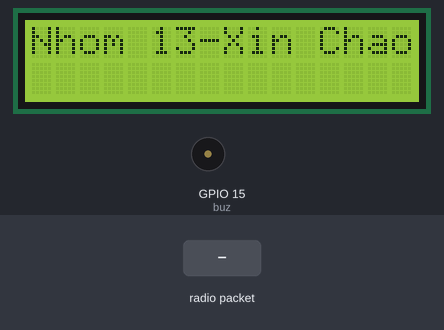
The sketch below on a simulated ESP32. Parts: 16×2 character LCD, buzzer (waves = sounding, pin HIGH). The test bench sets the inputs (shaded band). No radio packets arrive unless stated; what the sketch prints to the serial monitor is not drawn.

Above: at 1.1 s.
At 4.3 s:
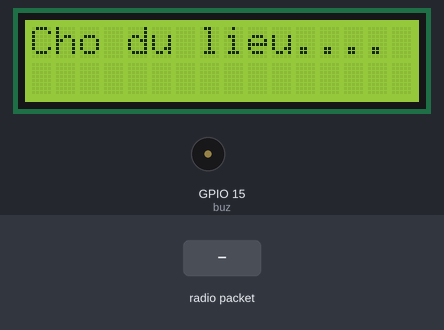
4.4 s: radio packet "ERROR" arrives
At 4.9 s:
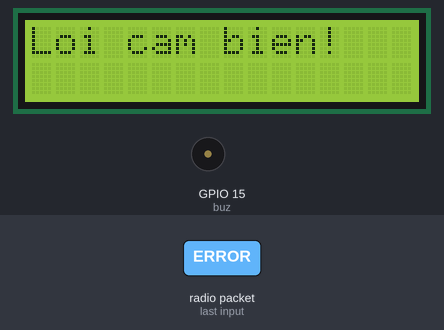
5.9 s: radio packet "5" arrives
At 6.7 s:
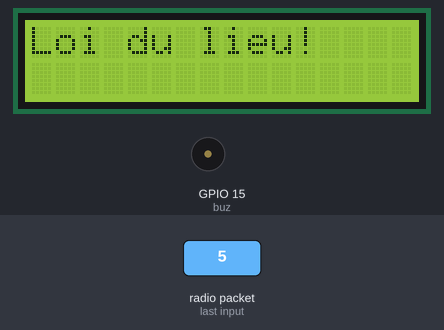
Timing chart, 0 to 8.9 s (numbered marks = the images above; inputs shaded):
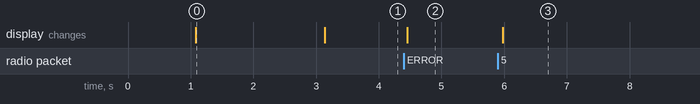

The sketch:

nhan_3.ino
```cpp
#include "Arduino.h"
#include "LoRa.h"
#include <LiquidCrystal_I2C.h>
#include "Wire.h"

// Pin definitions
#define NSS 5
#define RST 14
#define DIO0 26
#define MISO 19
#define SCK 18
#define MOSI 23

// LED and buzzer pins
#define buz 15

LiquidCrystal_I2C lcd(0x27, 16, 2);

// Connection monitoring
unsigned long lastReceived = 0;
const unsigned long connectionTimeout = 10000;  // 10 seconds timeout
bool isConnected = false;

void setup() {
  Serial.begin(9600);
  delay(1000);


  pinMode(buz, OUTPUT);


  digitalWrite(buz, LOW);

  // Initialize LCD
  Wire.begin(21, 22);
  lcd.init();
  lcd.backlight();
  lcd.clear();
  lcd.setCursor(0, 0);
  lcd.print("Nhom 13-Xin Chao!");
  delay(2000);

  lcd.clear();
  lcd.setCursor(0, 0);
  lcd.print("Khoi dong lora...");

  // Initialize LoRa
  LoRa.setPins(NSS, RST, DIO0);
  if (!LoRa.begin(433E6)) {
    Serial.println("Khoi tao lora loi!");
    lcd.setCursor(0, 1);
    lcd.print("Loi Lora!");
    while (1);
  }

  // cau hinh lora
  LoRa.setTxPower(14);              // cong suat phat
  LoRa.setSpreadingFactor(7);       // he so trai pho
  LoRa.setSignalBandwidth(125E3);   // bang thong
  LoRa.setCodingRate4(5);           // 4/5 coding rate - good balance
  LoRa.setPreambleLength(8);        // Standard preamble
  LoRa.setSyncWord(0x12);           // ma dinh danh
  LoRa.enableCrc();                 // bat kiem tra loi bit

  lcd.clear();
  lcd.setCursor(0, 0);
  lcd.print("Cho du lieu....");
  Serial.println("San sang nhan!");
}

void displayData(float temperature, float humidity) {
  lcd.clear();
  lcd.setCursor(0, 0);
  lcd.print("Nhiet do: ");
  lcd.print(temperature, 1);
  lcd.print("C");
  lcd.setCursor(0, 1);
  lcd.print("Do Am: ");
  lcd.print(humidity, 1);
  lcd.print("%");
}

// canh bao
void handleAlerts(float temperature, float humidity) {
  // Turn off all first
  digitalWrite(buz, LOW);

  if (temperature > 32) {
    digitalWrite(buz, HIGH);
    delay(2000);
    digitalWrite(buz, LOW);
  }
}

// tach du lieu
bool parseData(String data, float &temperature, float &humidity) {
  if (!data.startsWith("T")) return false;

  int hIndex = data.indexOf('H');
  if (hIndex == -1) return false;

  temperature = data.substring(1, hIndex).toFloat();
  humidity = data.substring(hIndex + 1).toFloat();

  return !isnan(temperature) && !isnan(humidity);
}

void showConnectionLost() {
  isConnected = false;
  lcd.clear();
  lcd.setCursor(0, 0);
  lcd.print("Mat ket noi!");
  lcd.setCursor(0, 1);
  lcd.print("Cho ket noi...");

}

void loop() {
  // nhan goi tin
  int packetSize = LoRa.parsePacket();
  // neu co goi tin truyen den thi doc tung byte vao bien receivedData
  if (packetSize) {
    String receivedData = "";
    while (LoRa.available()) {
      receivedData += (char)LoRa.read();
    }

    Serial.print("Received: ");
    Serial.println(receivedData);
    lastReceived = millis();
    isConnected = true;

    if (receivedData == "ERROR") {
      lcd.clear();
      lcd.setCursor(0, 0);
      lcd.print("Loi cam bien!");
      Serial.println("Loi cam bien ben gui!");
    } else {
      float temperature, humidity;
      if (parseData(receivedData, temperature, humidity)) {
        displayData(temperature, humidity);
        handleAlerts(temperature, humidity);

        Serial.print("Nhiet do: ");
        Serial.print(temperature);
        Serial.print("°C, Do am: ");
        Serial.print(humidity);
        Serial.println("%");
      } else {
        Serial.println("Data parsing error");
        lcd.clear();
        lcd.setCursor(0, 0);
        lcd.print("Loi du lieu!");
      }
    }
  }

  // Check for connection timeout
  if (isConnected && (millis() - lastReceived > connectionTimeout)) {
    Serial.println("Connection timeout");
    showConnectionLost();
  }

  delay(100);
}
```

Measured:
- after the input at 4.4 s, the display: changes after 0.06 s (image 2)
- after the input at 5.9 s, the display: changes after 0.08 s (image 3)
- what the display in image 0 shows lasts 2.0 s, from 1.1 s to 3.1 s
